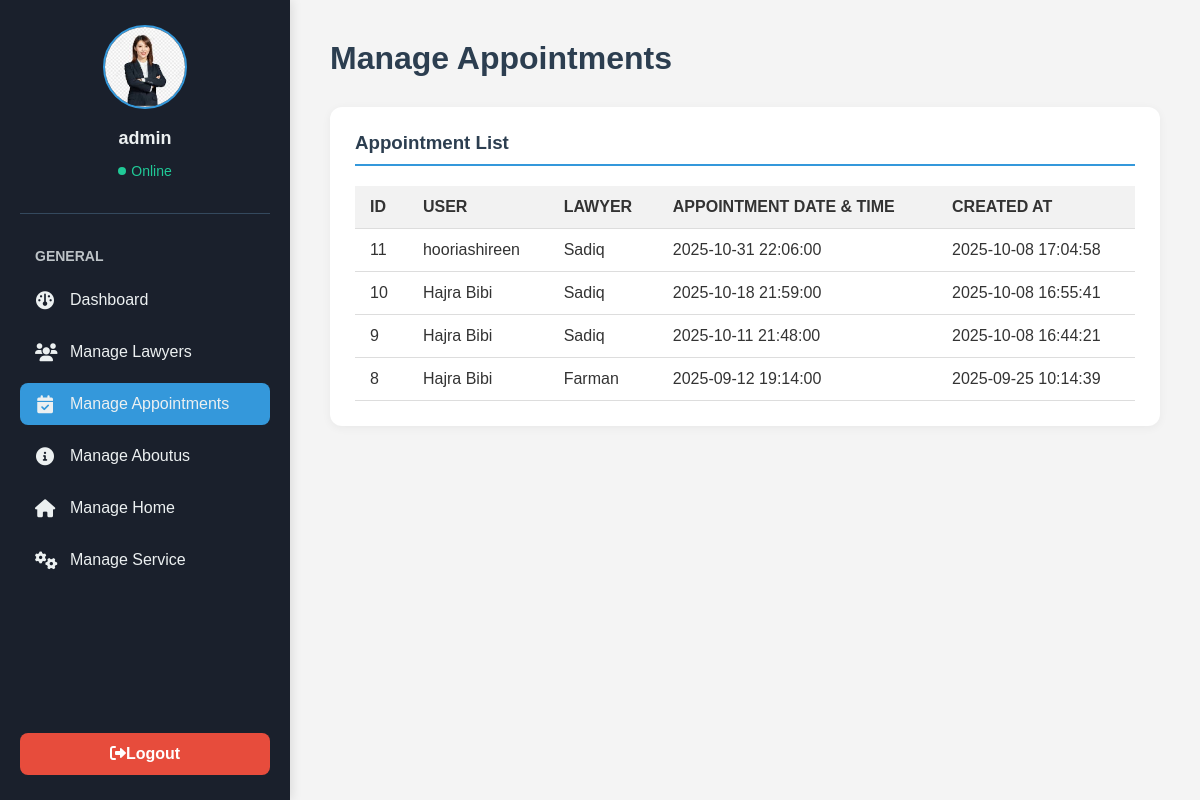
The page /admin/manage_appointments.php (signed in) on the database its author committed.
### tables this page shows
CREATE TABLE `appointments` (
  `id` int(11) NOT NULL,
  `user_id` int(11) NOT NULL,
  `lawyer_id` int(11) DEFAULT NULL,
  `full_name` varchar(255) NOT NULL,
  `full_address` varchar(255) NOT NULL,
  `phone_number` varchar(20) NOT NULL,
  `email_address` varchar(255) NOT NULL,
  `appointment_date` date NOT NULL,
  `appointment_time` time NOT NULL,
  `preferred_attorney` varchar(255) DEFAULT NULL,
  `legal_issue` text NOT NULL,
  `legal_matter` varchar(255) NOT NULL,
  `status` enum('pending','confirmed','rejected') NOT NULL DEFAULT 'pending',
  `created_at` timestamp NOT NULL DEFAULT current_timestamp(),
  `last_typing` datetime DEFAULT NULL,
  `last_typing_by` varchar(10) DEFAULT NULL
);

CREATE TABLE `users` (
  `id` int(11) NOT NULL,
  `username` varchar(255) NOT NULL,
  `email` varchar(255) NOT NULL,
  `password` varchar(255) NOT NULL,
  `user_type` enum('customer','lawyer','admin') NOT NULL,
  `created_at` timestamp NOT NULL DEFAULT current_timestamp(),
  `profile_pic` varchar(255) DEFAULT NULL
);

CREATE TABLE `lawyers` (
  `id` int(11) NOT NULL,
  `name` varchar(255) NOT NULL,
  `profile_image` varchar(255) DEFAULT NULL,
  `email` varchar(255) NOT NULL,
  `password` varchar(255) NOT NULL,
  `specialty` varchar(255) NOT NULL,
  `location` varchar(255) NOT NULL,
  `bio` text DEFAULT NULL,
  `created_at` timestamp NOT NULL DEFAULT current_timestamp(),
  `profile_pic` varchar(255) DEFAULT NULL
);

### admin/manage_appointments.php (the view, shortened to what this page needs)
<?php
$currentPage = basename($_SERVER['PHP_SELF']);
include '../includes/db.php';
$sql = "SELECT a.id, u.username AS user_name, l.name AS lawyer_name,
               CONCAT(a.appointment_date, ' ', a.appointment_time) AS appointment_datetime,
               a.created_at
        FROM appointments a
        JOIN users u ON a.user_id = u.id
        JOIN lawyers l ON a.lawyer_id = l.id
        ORDER BY a.appointment_date DESC, a.appointment_time DESC";
$resultAppointments = $conn->query($sql);
?>
<!DOCTYPE html>
<html lang="en">
<head>
    <link rel="stylesheet" href="https://cdnjs.cloudflare.com/ajax/libs/font-awesome/6.0.0-beta3/css/all.min.css">
</head>
<body>
    <div class="sidebar">
        <div class="sidebar-header">
            <img src="../images/admin.jpeg" alt="Profile Picture" class="profile-pic">
            <p class="user-name"><?php echo htmlspecialchars($_SESSION['username']); ?></p>
            <p class="user-status">Online</p>
        </div>
        <p class="sidebar-menu-title">General</p>
        <ul class="sidebar-menu">
              <li><a href="admin_pannel.php" class="<?php echo ($currentPage == 'admin_pannel.php') ? 'active' : ''; ?>"><i class="fa-solid fa-gauge"></i> <span>Dashboard</span></a></li>
            <li><a href="manage_lawyers.php" class="<?php echo ($currentPage == 'manage_lawyers.php') ? 'active' : ''; ?>"><i class="fa-solid fa-users"></i> <span>Manage Lawyers</span></a></li>
            <li><a href="manage_appointments.php" class="<?php echo ($currentPage == 'manage_appointments.php') ? 'active' : ''; ?>"><i class="fa-solid fa-calendar-check"></i> <span>Manage Appointments</span></a></li>
            <li><a href="manage_aboutus.php" class="<?php echo ($currentPage == 'manage_aboutus.php') ? 'active' : ''; ?>"><i class="fa-solid fa-circle-info"></i> <span>Manage Aboutus</span></a></li>
            <li><a href="manage_homepage.php" class="<?php echo ($currentPage == 'manage_aboutus.php') ? 'active' : ''; ?>"><i class="fa-solid fa-house"></i> <span>Manage Home</span></a></li>
            <li><a href="manage_service.php" class="<?php echo ($currentPage == 'manage_aboutus.php') ? 'active' : ''; ?>"><i class="fa-solid fa-cogs"></i> <span>Manage Service</span></a></li>
        </ul>
        <a href="../logout.php" class="logout-btn"> <i class="fa-solid fa-right-from-bracket"></i>Logout</a>
    </div>
    <div class="main-content">
        <div class="header">
            <h1>Manage Appointments</h1>
        </div>
        <div class="dashboard-card">
            <h3>Appointment List</h3>
            <table class="appointments-table">
                <thead>
                    <tr>
                        <th>ID</th>
                        <th>User</th>
                        <th>Lawyer</th>
                        <th>Appointment Date & Time</th>
                        <th>Created At</th>
                    </tr>
                </thead>
                <tbody>
                    <?php if ($resultAppointments && $resultAppointments->num_rows > 0): ?>
                        <?php while($row = $resultAppointments->fetch_assoc()): ?>
                            <tr>
                                <td><?php echo $row['id']; ?></td>
                                <td><?php echo htmlspecialchars($row['user_name']); ?></td>
                                <td><?php echo htmlspecialchars($row['lawyer_name']); ?></td>
                                <td><?php echo $row['appointment_datetime']; ?></td>
                                <td><?php echo $row['created_at']; ?></td>
                            </tr>
                        <?php endwhile; ?>
                    <?php else: ?>
                        <tr><td colspan="5" style="text-align:center;">No appointments found</td></tr>
                    <?php endif; ?>
                </tbody>
            </table>
        </div>
    </div>
</body>
</html>

### admin/manage_appointments.php (style rules this page uses)
:root { --bg-color: #f4f4f4; --card-bg-color: #ffffff; --text-color: #333333; --header-bg-color: #2c3e50; --sidebar-color: #1a202c; --primary-color: #3498db; --accent-color: #20c997; --delete-color: #e74c3c; --edit-color: #3498db; }
body { font-family: 'Arial', sans-serif; margin: 0; background-color: var(--bg-color); display: flex; height: 100vh; color: var(--text-color); }
.sidebar { width: 250px; background-color: var(--sidebar-color); color: #ecf0f1; padding: 25px 20px; box-shadow: 2px 0 10px rgba(0, 0, 0, 0.1); display: flex; flex-direction: column; overflow-y: auto; transition: width 0.3s ease; }
.sidebar-header { text-align: center; padding-bottom: 20px; border-bottom: 1px solid #34495e; margin-bottom: 20px; }
.sidebar-header .profile-pic { width: 80px; height: 80px; border-radius: 50%; border: 2px solid var(--primary-color); object-fit: cover; margin-bottom: 10px; }
.sidebar-header .user-name { font-size: 18px; font-weight: bold; color: #ecf0f1; margin: 5px 0 0; }
.sidebar-header .user-status { font-size: 14px; color: var(--accent-color); display: flex; align-items: center; justify-content: center; }
.sidebar-header .user-status::before { content: ''; width: 8px; height: 8px; background-color: var(--accent-color); border-radius: 50%; margin-right: 5px; }
.sidebar-menu-title { font-size: 14px; font-weight: bold; color: #bdc3c7; text-transform: uppercase; margin-bottom: 15px; padding-left: 15px; }
.sidebar-menu { list-style-type: none; padding: 0; margin: 0; flex-grow: 1; }
.sidebar-menu li { margin-bottom: 10px; }
.sidebar-menu a { color: #ecf0f1; text-decoration: none; display: flex; align-items: center; padding: 12px 15px; border-radius: 8px; transition: background-color 0.3s ease; font-size: 16px; }
.sidebar-menu a.active { background-color: var(--primary-color); }
.sidebar-menu a i { margin-right: 15px; font-size: 18px; width: 20px; text-align: center; }
.sidebar .logout-btn { background-color: var(--delete-color); color: #fff; padding: 12px; text-align: center; border-radius: 8px; text-decoration: none; font-weight: bold; transition: background-color 0.3s ease; margin-top: auto; }
.main-content { flex-grow: 1; padding: 40px; overflow-y: auto; }
.header { display: flex; justify-content: space-between; align-items: center; margin-bottom: 30px; }
.header h1 { margin: 0; color: var(--header-bg-color); }
.dashboard-card { background-color: var(--card-bg-color); padding: 25px; border-radius: 12px; box-shadow: 0 2px 10px rgba(0,0,0,0.05); margin-bottom: 25px; }
h3 { margin-top: 0; color: var(--header-bg-color); border-bottom: 2px solid var(--primary-color); padding-bottom: 10px; margin-bottom: 20px; }
.appointments-table { width: 100%; border-collapse: collapse; margin-top: 20px; }
.appointments-table th, .appointments-table td { padding: 12px 15px; text-align: left; border-bottom: 1px solid #ddd; }
.appointments-table thead th { background-color: #f2f2f2; color: var(--text-color); font-weight: bold; text-transform: uppercase; }

### rows shown on the page
appointments: id "11", user.username "hooriashireen", lawyer.name "Sadiq", appointment_datetime "2025-10-31 22:06:00", created_at "2025-10-08 17:04:58"
appointments: id "10", user.username "Hajra Bibi", lawyer.name "Sadiq", appointment_datetime "2025-10-18 21:59:00", created_at "2025-10-08 16:55:41"
appointments: id "9", user.username "Hajra Bibi", lawyer.name "Sadiq", appointment_datetime "2025-10-11 21:48:00", created_at "2025-10-08 16:44:21"
appointments: id "8", user.username "Hajra Bibi", lawyer.name "Farman", appointment_datetime "2025-09-12 19:14:00", created_at "2025-09-25 10:14:39"

### other values the page prints
$_SESSION['username'] "admin"
